Frame 1 (no input): blank canvas, image omitted
Frame 60 (the mouse pressed at the canvas centre just before this capture): blank canvas, image omitted
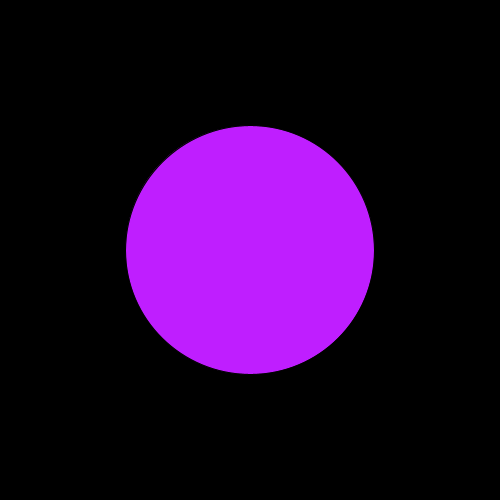
Frame 120 (the mouse held since frame 60 and released just before this capture)

The Processing sketch whose frames 1 and 60 were blank and that drew this single picture after the mouse press (run headless with seeded random() and noise(); from frame 60 on, the mouse is pressed at the canvas centre):

// Processing sketch: processing_187437
// ── processing_187437.pde

void setup() {
  
  size(500,500);
  background(0);
  
}

void draw() {
 if (mousePressed){
    if(mouseButton == LEFT){
      fill(255,random(256),random(256),random(256));
     } else if (mouseButton == RIGHT) {
         fill(random(256), 255,random(256),random(256));
         }
         }
         else{
         fill(random(256), random(256),255,random(256));
         }
  
  ellipse(mouseX, mouseY, width % (mouseX +1), height % (mouseY + 1));
  ellipse(width - mouseX, height - mouseY, width % (mouseX +1), height % (mouseY + 1));
}
